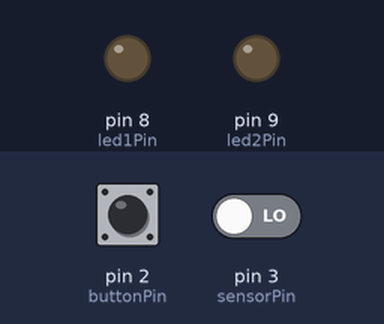
Simulated run of this sketch. Board: Arduino Uno, built with avr-gcc and run on an emulated ATmega328P. On the bench: output pins drawn as LEDs (lit = HIGH). The inputs (shaded band) are chosen by the test bench; at power-on: pin 2 (buttonPin) HIGH, pin 3 (sensorPin) LOW. What the sketch prints to the serial monitor is not drawn.

Above: at 1.2 s.
1.3 s: pin 2 (buttonPin) pulled LOW for 0.15 s
At 1.7 s:
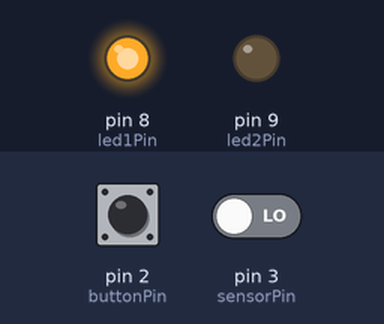
2.9 s: pin 2 (buttonPin) pulled LOW for 1 s
At 4.1 s:
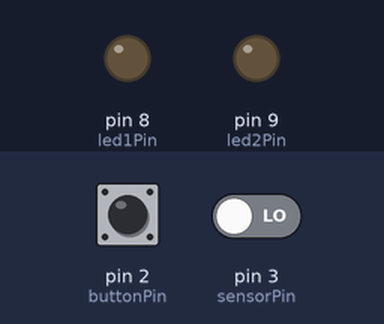
5.4 s: pin 3 (sensorPin) driven HIGH
8.4 s: pin 2 (buttonPin) pulled LOW for 0.15 s
At 10.8 s:
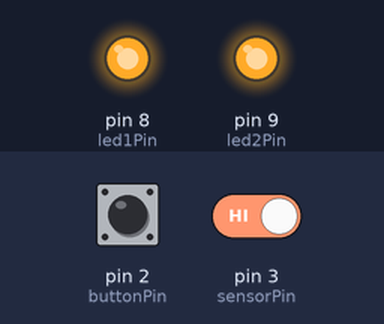
11.5 s: pin 2 (buttonPin) pulled LOW for 3.2 s
At 12.0 s:
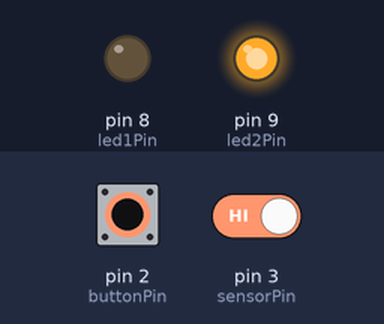
16.2 s: pin 3 (sensorPin) driven LOW
Timing chart, 0 to 18.7 s (numbered marks = the images above; inputs shaded):
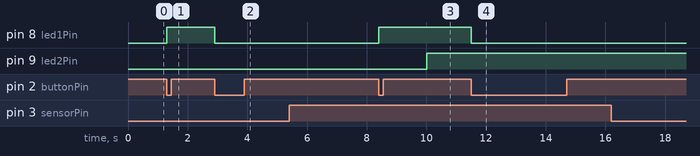

Measured:
- after the input at 1.3 s, pin 8 (led1Pin): LOW → HIGH at once
- after the input at 2.9 s, pin 8 (led1Pin): HIGH → LOW at once
- after the input at 5.4 s, every drawn part: stays the same
- after the input at 8.4 s, pin 8 (led1Pin): LOW → HIGH at once
- after the input at 11.5 s, pin 8 (led1Pin): HIGH → LOW at once
- after the input at 16.2 s, every drawn part: stays the same

The sketch:

4.2C_code.ino
```cpp
// Pin Assignments
const int buttonPin = 2;     // Push button
const int sensorPin = 3;     // Motion sensor
const int led1Pin = 8;       // LED for button
const int led2Pin = 9;       // LED for sensor

// States
bool led1State = LOW;
bool led2State = LOW;

// For button debounce
bool lastButtonState = HIGH;         // Button unpressed
unsigned long lastButtonPress = 0;
unsigned long buttonDebounceDelay = 50;  // 50ms

// For motion cooldown
unsigned long lastMotionTime = 0;
unsigned long motionCooldown = 10000;  // 5 seconds

void setup() {
  pinMode(buttonPin, INPUT_PULLUP);  // Use internal pull-up
  pinMode(sensorPin, INPUT);         // PIR sensor
  pinMode(led1Pin, OUTPUT);
  pinMode(led2Pin, OUTPUT);

  Serial.begin(9600);
  Serial.println("System Ready – No Interrupts Used");
}

void loop() {
  // Handle Button Press (Toggle LED1)
  bool buttonState = digitalRead(buttonPin);

  if (buttonState == LOW && lastButtonState == HIGH && (millis() - lastButtonPress > buttonDebounceDelay)) {
    led1State = !led1State;
    digitalWrite(led1Pin, led1State);
    Serial.print("Button Pressed - LED1 toggled: ");
    Serial.println(led1State);
    lastButtonPress = millis();
  }
  lastButtonState = buttonState;

  // Handle Motion Sensor (Toggle LED2 with Cooldown)
  int sensorValue = digitalRead(sensorPin);

  if (sensorValue == HIGH && (millis() - lastMotionTime > motionCooldown)) {
    led2State = !led2State;
    digitalWrite(led2Pin, led2State);
    Serial.print("Motion Detected - LED2 toggled: ");
    Serial.println(led2State);
    lastMotionTime = millis();
  }

  delay(50); // Small delay to reduce Serial flooding
}
```
